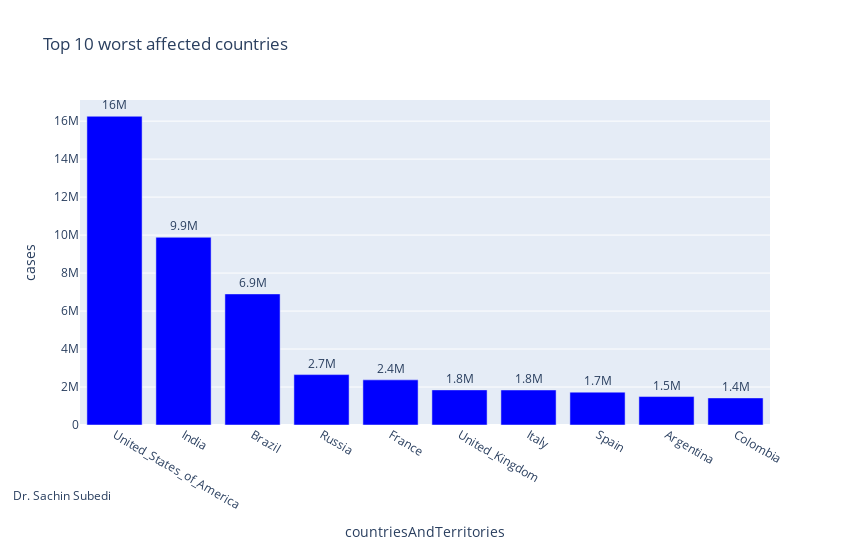

Source (notebook cell):
### Code cell
fig = px.bar(
    sorted_d2,
    x = "countriesAndTerritories",
    y = "cases", 
    title= "Top 10 worst affected countries",
   color_discrete_sequence=["blue"], 
    height=550,
    width=850,
    text='cases'
)
fig.update_traces(texttemplate='%{text:.2s}', textposition='outside')
fig.update_layout(uniformtext_minsize=8, uniformtext_mode='hide')

fig.update_layout(
    annotations=[
        dict(
            x=-0.1,
            y=-0.25,
            showarrow=False,
            text="Dr. Sachin Subedi",
            xref="paper",
            yref="paper",
            )
            ,   
    ],

)
fig.show()

### Figure 1 — Plotly figure (JSON) as saved in the notebook; plotly's stock layout.template omitted (floating-point values rounded to 4 significant figures)
{"data": [{"alignmentgroup": "True", "hovertemplate": "countriesAndTerritories=%{x}<br>cases=%{text}<extra></extra>", "legendgroup": "", "marker": {"color": "blue", "pattern": {"shape": ""}}, "name": "", "offsetgroup": "", "orientation": "v", "showlegend": false, "text": [16256754, 9884100, 6901952, 2653928, 2376852, 1849403, 1843712, 1730575, 1498160, 1425774], "textposition": "outside", "texttemplate": "%{text:.2s}", "type": "bar", "x": ["United_States_of_America", "India", "Brazil", "Russia", "France", "United_Kingdom", "Italy", "Spain", "Argentina", "Colombia"], "xaxis": "x", "y": [16256754, 9884100, 6901952, 2653928, 2376852, 1849403, 1843712, 1730575, 1498160, 1425774], "yaxis": "y"}], "layout": {"annotations": [{"showarrow": false, "text": "Dr. Sachin Subedi", "x": -0.1, "xref": "paper", "y": -0.25, "yref": "paper"}], "barmode": "relative", "height": 550, "legend": {"tracegroupgap": 0}, "title": {"text": "Top 10 worst affected countries"}, "uniformtext": {"minsize": 8, "mode": "hide"}, "width": 850, "xaxis": {"anchor": "y", "domain": [0, 1], "title": {"text": "countriesAndTerritories"}}, "yaxis": {"anchor": "x", "domain": [0, 1], "title": {"text": "cases"}}}}
